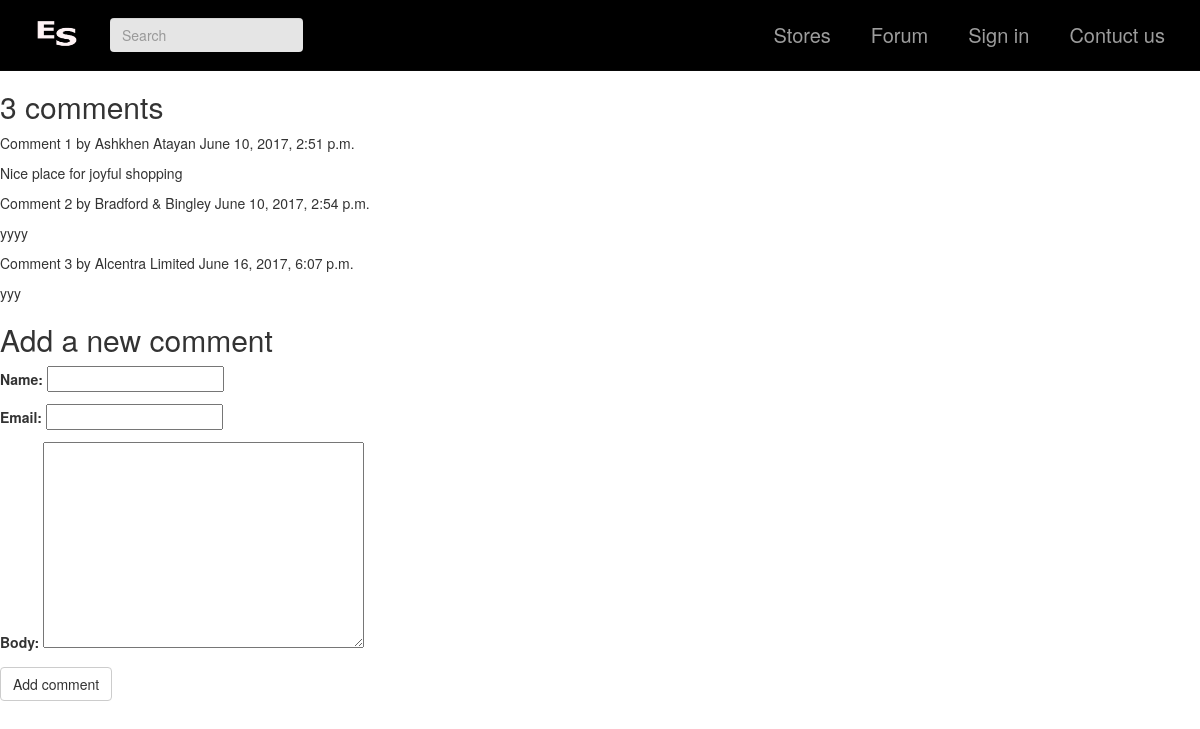
/stores/1, run on the app's committed database.
### shop/models.py (models this page shows, shortened)
class Comment(models.Model):
    store = models.ForeignKey(Store, related_name='comments')
    name = models.CharField(max_length=80)
    email = models.EmailField()
    body = models.TextField()
    created = models.DateTimeField(auto_now=True)
    updated = models.DateTimeField(auto_now=True)
    active = models.BooleanField(default=True)
    class Meta:
        ordering = ('created',)

### shop/views.py (the view)
# urls.py: url(r'^stores/(?P<store_id>[1-9]+)$', views.store_detail, name='comments')
def store_detail(request, store_id):
    store = get_object_or_404(Store, id=store_id)
    comments = store.comments.filter(active=True)
    if request.method == 'POST':
        comment_form = CommentForm(data=request.POST)
        if comment_form.is_valid():
            new_comment = comment_form.save(commit=False)
            new_comment.store = store
            new_comment.save()
            return redirect('comments', store_id=store.id)
    else:
        comment_form = CommentForm()
        return render(request, 'shop/detail.html', {'store': store, 'comments': comments, 'comment_form': comment_form})

### shop/forms.py
class CommentForm(forms.ModelForm):
    class Meta:
         model = Comment
         fields = ('name', 'email', 'body')

### shop/templates/shop/detail.html (shortened to what this page needs)
{%extends 'shop/base.html'%}
{%block content%}
    <div comment-blog style="padding-top: 70px; padding-left: 0px; padding-right: 0px">
{% with comments.count as total_comments %}
    <h2>
    {{ total_comments }} comment{{ total_comments|pluralize }}
    </h2>
{% endwith %}
{% for comment in comments %}
    <div class="comment">
    <p class="info">
    Comment {{ forloop.counter }} by {{ comment.name }} {{ comment.created }}
    </p>
    {{ comment.body|linebreaks }}
    </div>
{% empty %}
    <p>There are no comments yet.</p>
{% endfor %}
{% if new_comment %}
    <h2>Your comment has been added.</h2>
{% else %}
    <h2>Add a new comment</h2>
    <form action="#" method="Post" class="post-form">
    {{ comment_form.as_p }}
    <button type="submit" class="save btn btn-default" >Add comment</button>
    </form>
{% endif %}
    </div>
{% endblock %}

### shop/static/shop/css/style.css (style rules this page uses)
body { font-size: 15px; line-height: 1.52; color: #717f86; font-size: 16px; font-family: 'Open Sans', sans-serif; font-weight: 400; }
.btn { padding: 10px 20px; }

### data on the page
Comment: name "Ashkhen Atayan", created "June 10, 2017, 2:51 p.m.", body "Nice place for joyful shopping"
Comment: name "Bradford & Bingley", created "June 10, 2017, 2:54 p.m.", body "yyyy"
Comment: name "Alcentra Limited", created "June 16, 2017, 6:07 p.m.", body "yyy"

### other printed values
{{ total_comments }} "3"
